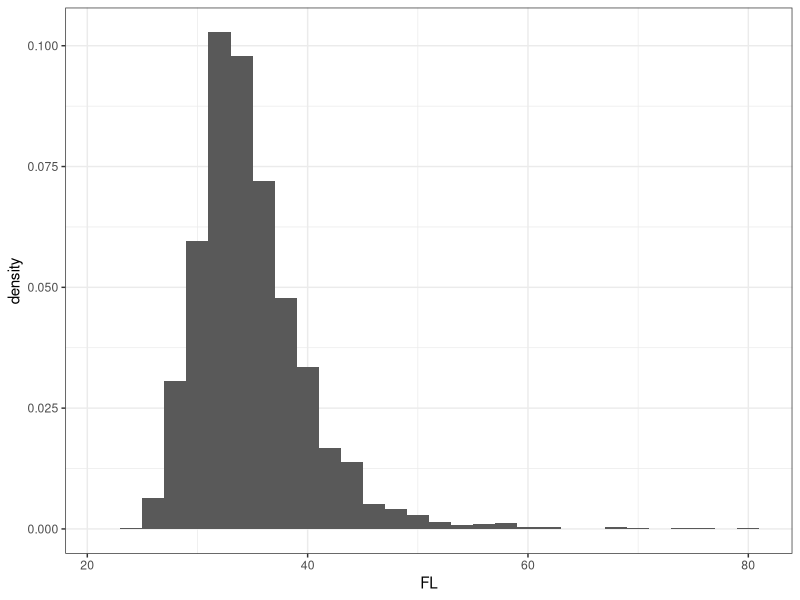

Source code (R):
library(dplyr)
library(ggplot2)

# rec_data <- read.csv("NSW Current Rec Lengths and Ages.csv", header = T)
# rec_data$FL <- round(rec_data$FL)
# rec_data_summary <- as.data.frame(table(rec_data$FL))
# names(rec_data_summary)[1] <- "FL"
# rec_data_summary$FL <- as.numeric(as.character(rec_data_summary$FL))
# rec_data_summary$Rec_Percentage <- rec_data_summary$Freq/sum(rec_data_summary$Freq)
# sum(rec_data_summary$Rec_Percentage)

# write.csv(rec_data_summary, "NSW Rec data 2 cm binned.csv", row.names = F)
rec_data_summary <- read.csv("NSW Rec data 2 cm binned.csv", header = T)

com_data <- read.csv("NSW commercial length distribution 2cm.csv", header = T)
com_data$Com_Percentage <- com_data$nFish/sum(com_data$nFish) 
sum(com_data$Com_Percentage)
names(com_data)[1] <- "FL"

# to combine into one dataset for all NSW
# using 71.68t commercial catch and 107t recreational catch

all_nsw <- full_join(rec_data_summary, com_data, by = "FL")
all_nsw[is.na(all_nsw)] <- 0
names(all_nsw)[2] <- "NSW_Rec_Percentage"
names(all_nsw)[5] <- "NSW_Com_Percentage"
sum(all_nsw$NSW_Com_Percentage)
sum(all_nsw$NSW_Rec_Percentage)

QLD_Rec <- read.csv("QLD Rec LF.csv", header = T)
names(QLD_Rec)[1] <- "FL"

all_data1 <- full_join(all_nsw, QLD_Rec, by = "FL")

QLD_Net <- read.csv("QLD Net LF.csv", header = T)
names(QLD_Net)[1] <- "FL"

all_data2 <- full_join(all_data1, QLD_Net, by = "FL")

QLD_Beach <- read.csv("QLD Beach LF.csv", header = T)
names(QLD_Beach)[1] <- "FL"

all_data <- full_join(all_data2, QLD_Beach, by = "FL")
all_data[is.na(all_data)] <- 0

all_data$QLD_Rec_Percent <- all_data$QLD_Rec_Percent/100
all_data$QLD_Net_Percent <- all_data$QLD_Net_Percent/100
all_data$QLD_Beach_Percent <- all_data$QLD_Beach_Percent/100

all_data$weighted_percent <- ((107/309.12)*all_data$NSW_Rec_Percentage + (71.68/309.12)*all_data$NSW_Com_Percentage + (75/309.12)*all_data$QLD_Rec_Percent + (29.22/309.12)*all_data$QLD_Beach_Percent + (26.22/309.12)*all_data$QLD_Net_Percent)* (14461+850+10512+3681+2368) # number of fish measured total rec and commercial
sum(all_data$weighted_percent) # should equal 31872 (all fish measured)

all_data_long <- as.data.frame(rep(all_data$FL, all_data$weighted_percent))
names(all_data_long)[1] <- "FL"

write.csv(all_data_long, "East Australia Lengths weighted and Combined 2_cm.csv", row.names = F)

p1 <- ggplot(all_data_long, aes(x = FL)) + geom_histogram(aes(y=..density..),binwidth = 2) + theme_bw()
p1

